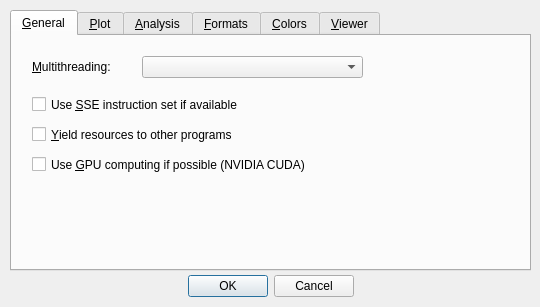
<?xml version="1.0" encoding="UTF-8"?>
<ui version="4.0">
 <class>preferencesDialog</class>
 <widget class="QDialog" name="preferencesDialog">
  <property name="geometry">
   <rect>
    <x>0</x>
    <y>0</y>
    <width>540</width>
    <height>307</height>
   </rect>
  </property>
  <property name="windowTitle">
   <string>Preferences</string>
  </property>
  <widget class="QDialogButtonBox" name="buttonBox">
   <property name="geometry">
    <rect>
     <x>10</x>
     <y>271</y>
     <width>521</width>
     <height>31</height>
    </rect>
   </property>
   <property name="orientation">
    <enum>Qt::Horizontal</enum>
   </property>
   <property name="standardButtons">
    <set>QDialogButtonBox::Cancel|QDialogButtonBox::Ok</set>
   </property>
   <property name="centerButtons">
    <bool>true</bool>
   </property>
  </widget>
  <widget class="QTabWidget" name="tabWidget">
   <property name="geometry">
    <rect>
     <x>10</x>
     <y>10</y>
     <width>521</width>
     <height>261</height>
    </rect>
   </property>
   <property name="currentIndex">
    <number>0</number>
   </property>
   <widget class="QWidget" name="inputTab">
    <attribute name="title">
     <string>&amp;General</string>
    </attribute>
    <widget class="QLabel" name="label">
     <property name="geometry">
      <rect>
       <x>20</x>
       <y>20</y>
       <width>111</width>
       <height>21</height>
      </rect>
     </property>
     <property name="text">
      <string>&amp;Multithreading:</string>
     </property>
     <property name="buddy">
      <cstring>mtCombo</cstring>
     </property>
    </widget>
    <widget class="QComboBox" name="mtCombo">
     <property name="geometry">
      <rect>
       <x>130</x>
       <y>20</y>
       <width>221</width>
       <height>22</height>
      </rect>
     </property>
    </widget>
    <widget class="QCheckBox" name="cbSSE">
     <property name="geometry">
      <rect>
       <x>20</x>
       <y>60</y>
       <width>341</width>
       <height>17</height>
      </rect>
     </property>
     <property name="text">
      <string>Use &amp;SSE instruction set if available</string>
     </property>
    </widget>
    <widget class="QCheckBox" name="cbLowPriority">
     <property name="geometry">
      <rect>
       <x>20</x>
       <y>90</y>
       <width>341</width>
       <height>17</height>
      </rect>
     </property>
     <property name="text">
      <string>&amp;Yield resources to other programs</string>
     </property>
    </widget>
    <widget class="QCheckBox" name="cbUseCUDA">
     <property name="geometry">
      <rect>
       <x>20</x>
       <y>120</y>
       <width>341</width>
       <height>17</height>
      </rect>
     </property>
     <property name="text">
      <string>Use &amp;GPU computing if possible (NVIDIA CUDA)</string>
     </property>
    </widget>
   </widget>
   <widget class="QWidget" name="tab">
    <attribute name="title">
     <string>&amp;Plot</string>
    </attribute>
    <widget class="QLabel" name="label_2">
     <property name="geometry">
      <rect>
       <x>30</x>
       <y>190</y>
       <width>111</width>
       <height>21</height>
      </rect>
     </property>
     <property name="text">
      <string>&amp;Time Scale Units:</string>
     </property>
     <property name="buddy">
      <cstring>xsuCombo</cstring>
     </property>
    </widget>
    <widget class="QComboBox" name="xsuCombo">
     <property name="geometry">
      <rect>
       <x>140</x>
       <y>190</y>
       <width>221</width>
       <height>22</height>
      </rect>
     </property>
    </widget>
    <widget class="QGroupBox" name="cbDataFilter">
     <property name="geometry">
      <rect>
       <x>20</x>
       <y>20</y>
       <width>471</width>
       <height>71</height>
      </rect>
     </property>
     <property name="title">
      <string>Trajectory Smoothing</string>
     </property>
     <property name="checkable">
      <bool>true</bool>
     </property>
     <property name="checked">
      <bool>false</bool>
     </property>
     <widget class="QLabel" name="label_8">
      <property name="geometry">
       <rect>
        <x>20</x>
        <y>30</y>
        <width>361</width>
        <height>21</height>
       </rect>
      </property>
      <property name="text">
       <string>Central Moving Average sample &amp;width, in snapshots:</string>
      </property>
      <property name="buddy">
       <cstring>sbDataFilter</cstring>
      </property>
     </widget>
     <widget class="QSpinBox" name="sbDataFilter">
      <property name="geometry">
       <rect>
        <x>380</x>
        <y>30</y>
        <width>71</width>
        <height>22</height>
       </rect>
      </property>
      <property name="minimum">
       <number>1</number>
      </property>
      <property name="maximum">
       <number>999999</number>
      </property>
     </widget>
    </widget>
    <widget class="QCheckBox" name="cbMultisampleAA">
     <property name="geometry">
      <rect>
       <x>20</x>
       <y>110</y>
       <width>341</width>
       <height>17</height>
      </rect>
     </property>
     <property name="text">
      <string>Plot multi-sample &amp;anti-aliasing</string>
     </property>
    </widget>
    <widget class="Line" name="line_2">
     <property name="geometry">
      <rect>
       <x>20</x>
       <y>170</y>
       <width>471</width>
       <height>16</height>
      </rect>
     </property>
     <property name="orientation">
      <enum>Qt::Horizontal</enum>
     </property>
    </widget>
    <widget class="QCheckBox" name="cbPlotPolarAngles">
     <property name="geometry">
      <rect>
       <x>20</x>
       <y>140</y>
       <width>341</width>
       <height>17</height>
      </rect>
     </property>
     <property name="text">
      <string>Present angles in polar coordinates</string>
     </property>
    </widget>
    <widget class="QComboBox" name="langCombo">
     <property name="geometry">
      <rect>
       <x>350</x>
       <y>134</y>
       <width>141</width>
       <height>22</height>
      </rect>
     </property>
    </widget>
    <widget class="QLabel" name="label_9">
     <property name="geometry">
      <rect>
       <x>350</x>
       <y>110</y>
       <width>141</width>
       <height>21</height>
      </rect>
     </property>
     <property name="text">
      <string>Plot Language:</string>
     </property>
     <property name="textFormat">
      <enum>Qt::AutoText</enum>
     </property>
     <property name="alignment">
      <set>Qt::AlignLeading|Qt::AlignLeft|Qt::AlignVCenter</set>
     </property>
    </widget>
   </widget>
   <widget class="QWidget" name="calcTab">
    <attribute name="title">
     <string>&amp;Analysis</string>
    </attribute>
    <widget class="QGroupBox" name="groupBox">
     <property name="geometry">
      <rect>
       <x>10</x>
       <y>10</y>
       <width>491</width>
       <height>211</height>
      </rect>
     </property>
     <property name="title">
      <string>SAS and Occlusion</string>
     </property>
     <widget class="QLabel" name="label_5">
      <property name="geometry">
       <rect>
        <x>20</x>
        <y>30</y>
        <width>161</width>
        <height>21</height>
       </rect>
      </property>
      <property name="text">
       <string>&amp;Probe radius:</string>
      </property>
      <property name="buddy">
       <cstring>sasProbeRadius</cstring>
      </property>
     </widget>
     <widget class="QDoubleSpinBox" name="sasProbeRadius">
      <property name="geometry">
       <rect>
        <x>180</x>
        <y>30</y>
        <width>81</width>
        <height>22</height>
       </rect>
      </property>
      <property name="minimum">
       <double>0.100000000000000</double>
      </property>
      <property name="maximum">
       <double>50.000000000000000</double>
      </property>
      <property name="singleStep">
       <double>0.100000000000000</double>
      </property>
      <property name="value">
       <double>0.100000000000000</double>
      </property>
     </widget>
     <widget class="QLabel" name="label_6">
      <property name="geometry">
       <rect>
        <x>270</x>
        <y>30</y>
        <width>51</width>
        <height>21</height>
       </rect>
      </property>
      <property name="text">
       <string>A</string>
      </property>
     </widget>
     <widget class="QLabel" name="label_7">
      <property name="geometry">
       <rect>
        <x>20</x>
        <y>60</y>
        <width>161</width>
        <height>21</height>
       </rect>
      </property>
      <property name="text">
       <string>&amp;Accuracy:</string>
      </property>
      <property name="buddy">
       <cstring>sasAccuracy</cstring>
      </property>
     </widget>
     <widget class="QComboBox" name="sasAccuracy">
      <property name="geometry">
       <rect>
        <x>180</x>
        <y>60</y>
        <width>81</width>
        <height>22</height>
       </rect>
      </property>
      <item>
       <property name="text">
        <string>Low</string>
       </property>
      </item>
      <item>
       <property name="text">
        <string>Medium</string>
       </property>
      </item>
      <item>
       <property name="text">
        <string>High</string>
       </property>
      </item>
      <item>
       <property name="text">
        <string>Very High</string>
       </property>
      </item>
     </widget>
     <widget class="QCheckBox" name="cbSasNoWater">
      <property name="geometry">
       <rect>
        <x>20</x>
        <y>100</y>
        <width>311</width>
        <height>21</height>
       </rect>
      </property>
      <property name="text">
       <string>E&amp;xclude water molecules from calculation</string>
      </property>
      <property name="checked">
       <bool>false</bool>
      </property>
     </widget>
    </widget>
   </widget>
   <widget class="QWidget" name="formatsTab">
    <attribute name="title">
     <string>&amp;Formats</string>
    </attribute>
    <widget class="QListWidget" name="formatList">
     <property name="geometry">
      <rect>
       <x>20</x>
       <y>20</y>
       <width>381</width>
       <height>192</height>
      </rect>
     </property>
     <property name="editTriggers">
      <set>QAbstractItemView::NoEditTriggers</set>
     </property>
    </widget>
    <widget class="QWidget" name="verticalLayoutWidget">
     <property name="geometry">
      <rect>
       <x>409</x>
       <y>20</y>
       <width>91</width>
       <height>191</height>
      </rect>
     </property>
     <layout class="QVBoxLayout" name="verticalLayout">
      <item>
       <widget class="QPushButton" name="btnFormatAdd">
        <property name="text">
         <string>&amp;Add...</string>
        </property>
       </widget>
      </item>
      <item>
       <widget class="QPushButton" name="btnFormatEdit">
        <property name="text">
         <string>&amp;Edit...</string>
        </property>
       </widget>
      </item>
      <item>
       <widget class="QPushButton" name="btnFormatDelete">
        <property name="text">
         <string>&amp;Delete</string>
        </property>
       </widget>
      </item>
      <item>
       <widget class="QPushButton" name="btnFormatDefault">
        <property name="text">
         <string>&amp;Set Default</string>
        </property>
       </widget>
      </item>
      <item>
       <spacer name="verticalSpacer">
        <property name="orientation">
         <enum>Qt::Vertical</enum>
        </property>
        <property name="sizeHint" stdset="0">
         <size>
          <width>20</width>
          <height>40</height>
         </size>
        </property>
       </spacer>
      </item>
     </layout>
    </widget>
   </widget>
   <widget class="QWidget" name="colorsTab">
    <attribute name="title">
     <string>&amp;Colors</string>
    </attribute>
    <widget class="QListWidget" name="colorList">
     <property name="geometry">
      <rect>
       <x>10</x>
       <y>10</y>
       <width>241</width>
       <height>211</height>
      </rect>
     </property>
    </widget>
    <widget class="QLabel" name="lblColorName">
     <property name="geometry">
      <rect>
       <x>260</x>
       <y>10</y>
       <width>241</width>
       <height>16</height>
      </rect>
     </property>
     <property name="text">
      <string/>
     </property>
    </widget>
    <widget class="Line" name="line">
     <property name="geometry">
      <rect>
       <x>260</x>
       <y>30</y>
       <width>241</width>
       <height>16</height>
      </rect>
     </property>
     <property name="orientation">
      <enum>Qt::Horizontal</enum>
     </property>
    </widget>
    <widget class="QToolButton" name="colorChangeButton">
     <property name="geometry">
      <rect>
       <x>470</x>
       <y>50</y>
       <width>25</width>
       <height>21</height>
      </rect>
     </property>
     <property name="text">
      <string>...</string>
     </property>
    </widget>
    <widget class="QLabel" name="lblColorValue">
     <property name="geometry">
      <rect>
       <x>260</x>
       <y>50</y>
       <width>201</width>
       <height>21</height>
      </rect>
     </property>
     <property name="autoFillBackground">
      <bool>true</bool>
     </property>
     <property name="frameShape">
      <enum>QFrame::StyledPanel</enum>
     </property>
     <property name="text">
      <string/>
     </property>
    </widget>
    <widget class="QLabel" name="lblText">
     <property name="geometry">
      <rect>
       <x>260</x>
       <y>80</y>
       <width>231</width>
       <height>41</height>
      </rect>
     </property>
     <property name="frameShape">
      <enum>QFrame::StyledPanel</enum>
     </property>
     <property name="frameShadow">
      <enum>QFrame::Plain</enum>
     </property>
     <property name="lineWidth">
      <number>1</number>
     </property>
     <property name="text">
      <string>Example text</string>
     </property>
     <property name="alignment">
      <set>Qt::AlignCenter</set>
     </property>
    </widget>
    <widget class="QPushButton" name="fontButton">
     <property name="geometry">
      <rect>
       <x>260</x>
       <y>130</y>
       <width>75</width>
       <height>23</height>
      </rect>
     </property>
     <property name="text">
      <string>Fo&amp;nt...</string>
     </property>
    </widget>
   </widget>
   <widget class="QWidget" name="viewerTab">
    <attribute name="title">
     <string>&amp;Viewer</string>
    </attribute>
    <widget class="QRadioButton" name="viewer0">
     <property name="geometry">
      <rect>
       <x>20</x>
       <y>20</y>
       <width>481</width>
       <height>21</height>
      </rect>
     </property>
     <property name="text">
      <string>&amp;No PDB Viewer</string>
     </property>
    </widget>
    <widget class="QRadioButton" name="viewer1">
     <property name="geometry">
      <rect>
       <x>20</x>
       <y>50</y>
       <width>481</width>
       <height>21</height>
      </rect>
     </property>
     <property name="text">
      <string>&amp;Internal PDB Viewer</string>
     </property>
     <property name="checkable">
      <bool>true</bool>
     </property>
    </widget>
    <widget class="QRadioButton" name="viewer2">
     <property name="geometry">
      <rect>
       <x>20</x>
       <y>80</y>
       <width>481</width>
       <height>21</height>
      </rect>
     </property>
     <property name="text">
      <string>&amp;RasMol Viewer</string>
     </property>
     <property name="checkable">
      <bool>true</bool>
     </property>
    </widget>
    <widget class="QRadioButton" name="viewer3">
     <property name="geometry">
      <rect>
       <x>20</x>
       <y>140</y>
       <width>481</width>
       <height>21</height>
      </rect>
     </property>
     <property name="text">
      <string>&amp;VMD Viewer</string>
     </property>
     <property name="checkable">
      <bool>true</bool>
     </property>
    </widget>
    <widget class="QLineEdit" name="strRasMol">
     <property name="enabled">
      <bool>false</bool>
     </property>
     <property name="geometry">
      <rect>
       <x>200</x>
       <y>110</y>
       <width>251</width>
       <height>20</height>
      </rect>
     </property>
    </widget>
    <widget class="QLabel" name="label_3">
     <property name="enabled">
      <bool>false</bool>
     </property>
     <property name="geometry">
      <rect>
       <x>40</x>
       <y>110</y>
       <width>161</width>
       <height>21</height>
      </rect>
     </property>
     <property name="text">
      <string>Path to &amp;RasMol Executable:</string>
     </property>
     <property name="buddy">
      <cstring>strRasMol</cstring>
     </property>
    </widget>
    <widget class="QPushButton" name="browseRasMol">
     <property name="enabled">
      <bool>false</bool>
     </property>
     <property name="geometry">
      <rect>
       <x>450</x>
       <y>110</y>
       <width>22</width>
       <height>22</height>
      </rect>
     </property>
     <property name="text">
      <string>...</string>
     </property>
    </widget>
    <widget class="QLabel" name="label_4">
     <property name="enabled">
      <bool>false</bool>
     </property>
     <property name="geometry">
      <rect>
       <x>40</x>
       <y>170</y>
       <width>161</width>
       <height>21</height>
      </rect>
     </property>
     <property name="text">
      <string>Path to &amp;VMD Executable:</string>
     </property>
     <property name="buddy">
      <cstring>strVMD</cstring>
     </property>
    </widget>
    <widget class="QPushButton" name="browseVMD">
     <property name="enabled">
      <bool>false</bool>
     </property>
     <property name="geometry">
      <rect>
       <x>450</x>
       <y>170</y>
       <width>22</width>
       <height>22</height>
      </rect>
     </property>
     <property name="text">
      <string>...</string>
     </property>
    </widget>
    <widget class="QLineEdit" name="strVMD">
     <property name="enabled">
      <bool>false</bool>
     </property>
     <property name="geometry">
      <rect>
       <x>200</x>
       <y>170</y>
       <width>251</width>
       <height>20</height>
      </rect>
     </property>
    </widget>
   </widget>
  </widget>
 </widget>
 <tabstops>
  <tabstop>tabWidget</tabstop>
  <tabstop>mtCombo</tabstop>
  <tabstop>cbSSE</tabstop>
  <tabstop>cbLowPriority</tabstop>
  <tabstop>cbUseCUDA</tabstop>
  <tabstop>cbDataFilter</tabstop>
  <tabstop>sbDataFilter</tabstop>
  <tabstop>cbMultisampleAA</tabstop>
  <tabstop>cbPlotPolarAngles</tabstop>
  <tabstop>langCombo</tabstop>
  <tabstop>xsuCombo</tabstop>
  <tabstop>sasProbeRadius</tabstop>
  <tabstop>sasAccuracy</tabstop>
  <tabstop>cbSasNoWater</tabstop>
  <tabstop>formatList</tabstop>
  <tabstop>btnFormatAdd</tabstop>
  <tabstop>btnFormatEdit</tabstop>
  <tabstop>btnFormatDelete</tabstop>
  <tabstop>btnFormatDefault</tabstop>
  <tabstop>colorList</tabstop>
  <tabstop>colorChangeButton</tabstop>
  <tabstop>fontButton</tabstop>
  <tabstop>viewer0</tabstop>
  <tabstop>viewer1</tabstop>
  <tabstop>viewer2</tabstop>
  <tabstop>strRasMol</tabstop>
  <tabstop>browseRasMol</tabstop>
  <tabstop>viewer3</tabstop>
  <tabstop>strVMD</tabstop>
  <tabstop>browseVMD</tabstop>
  <tabstop>buttonBox</tabstop>
 </tabstops>
 <resources/>
 <connections>
  <connection>
   <sender>viewer2</sender>
   <signal>toggled(bool)</signal>
   <receiver>label_3</receiver>
   <slot>setEnabled(bool)</slot>
   <hints>
    <hint type="sourcelabel">
     <x>132</x>
     <y>123</y>
    </hint>
    <hint type="destinationlabel">
     <x>135</x>
     <y>147</y>
    </hint>
   </hints>
  </connection>
  <connection>
   <sender>viewer2</sender>
   <signal>toggled(bool)</signal>
   <receiver>strRasMol</receiver>
   <slot>setEnabled(bool)</slot>
   <hints>
    <hint type="sourcelabel">
     <x>323</x>
     <y>124</y>
    </hint>
    <hint type="destinationlabel">
     <x>331</x>
     <y>153</y>
    </hint>
   </hints>
  </connection>
  <connection>
   <sender>viewer2</sender>
   <signal>toggled(bool)</signal>
   <receiver>browseRasMol</receiver>
   <slot>setEnabled(bool)</slot>
   <hints>
    <hint type="sourcelabel">
     <x>471</x>
     <y>127</y>
    </hint>
    <hint type="destinationlabel">
     <x>473</x>
     <y>149</y>
    </hint>
   </hints>
  </connection>
  <connection>
   <sender>viewer3</sender>
   <signal>toggled(bool)</signal>
   <receiver>label_4</receiver>
   <slot>setEnabled(bool)</slot>
   <hints>
    <hint type="sourcelabel">
     <x>79</x>
     <y>186</y>
    </hint>
    <hint type="destinationlabel">
     <x>83</x>
     <y>206</y>
    </hint>
   </hints>
  </connection>
  <connection>
   <sender>viewer3</sender>
   <signal>toggled(bool)</signal>
   <receiver>strVMD</receiver>
   <slot>setEnabled(bool)</slot>
   <hints>
    <hint type="sourcelabel">
     <x>302</x>
     <y>190</y>
    </hint>
    <hint type="destinationlabel">
     <x>305</x>
     <y>207</y>
    </hint>
   </hints>
  </connection>
  <connection>
   <sender>viewer3</sender>
   <signal>toggled(bool)</signal>
   <receiver>browseVMD</receiver>
   <slot>setEnabled(bool)</slot>
   <hints>
    <hint type="sourcelabel">
     <x>489</x>
     <y>186</y>
    </hint>
    <hint type="destinationlabel">
     <x>474</x>
     <y>209</y>
    </hint>
   </hints>
  </connection>
  <connection>
   <sender>buttonBox</sender>
   <signal>rejected()</signal>
   <receiver>preferencesDialog</receiver>
   <slot>reject()</slot>
   <hints>
    <hint type="sourcelabel">
     <x>318</x>
     <y>293</y>
    </hint>
    <hint type="destinationlabel">
     <x>391</x>
     <y>274</y>
    </hint>
   </hints>
  </connection>
 </connections>
</ui>
